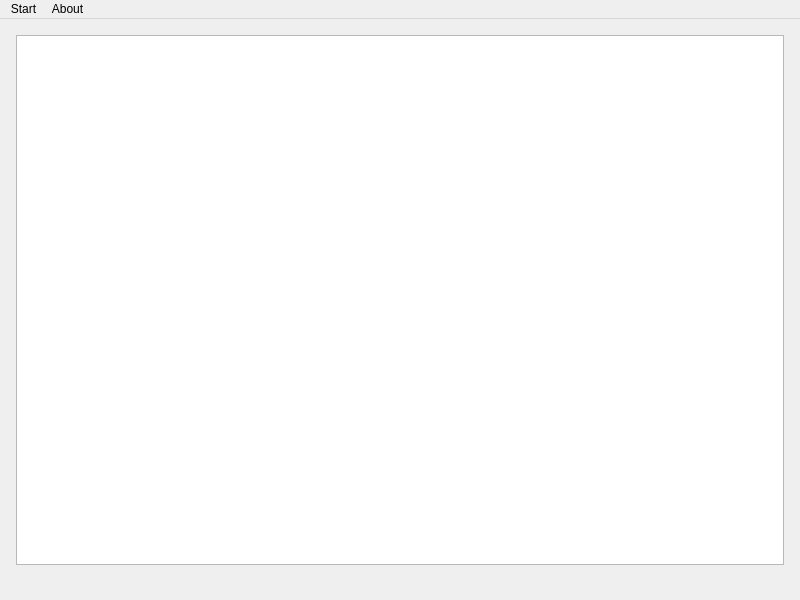
<?xml version="1.0" encoding="UTF-8"?>
<ui version="4.0">
 <class>MainWindow</class>
 <widget class="QMainWindow" name="MainWindow">
  <property name="geometry">
   <rect>
    <x>0</x>
    <y>0</y>
    <width>800</width>
    <height>600</height>
   </rect>
  </property>
   <property name="windowTitle">
    <string>App Launcher</string>
   </property>
  <widget class="QWidget" name="centralwidget">
   <layout class="QVBoxLayout" name="verticalLayout">
    <property name="leftMargin">
     <number>16</number>
    </property>
    <property name="topMargin">
     <number>16</number>
    </property>
    <property name="rightMargin">
     <number>16</number>
    </property>
    <property name="bottomMargin">
     <number>16</number>
    </property>
    <item>
     <widget class="QListWidget" name="iconListWidget">
      <property name="iconSize">
       <size>
        <width>64</width>
        <height>64</height>
       </size>
      </property>
      <property name="movement">
       <enum>QListView::Movement::Static</enum>
      </property>
      <property name="resizeMode">
       <enum>QListView::ResizeMode::Adjust</enum>
      </property>
      <property name="gridSize">
       <size>
        <width>100</width>
        <height>100</height>
       </size>
      </property>
      <property name="viewMode">
       <enum>QListView::ViewMode::IconMode</enum>
      </property>
     </widget>
    </item>
   </layout>
  </widget>
  <widget class="QMenuBar" name="menubar">
   <property name="geometry">
    <rect>
     <x>0</x>
     <y>0</y>
     <width>800</width>
     <height>21</height>
    </rect>
   </property>
   <widget class="QMenu" name="menu">
    <property name="title">
     <string>Start</string>
    </property>
    <widget class="QMenu" name="menu_3">
     <property name="title">
      <string>New</string>
     </property>
     <addaction name="actionApp"/>
     <addaction name="actionFunc"/>
    </widget>
    <addaction name="menu_3"/>
    <addaction name="actionOpen_config"/>
    <addaction name="separator"/>
    <addaction name="actionExit"/>
   </widget>
   <widget class="QMenu" name="menu_2">
    <property name="title">
     <string>About</string>
    </property>
    <addaction name="actionQuickStart"/>
    <addaction name="actionQt"/>
   </widget>
   <addaction name="menu"/>
   <addaction name="menu_2"/>
  </widget>
  <widget class="QStatusBar" name="statusbar">
   <property name="sizeGripEnabled">
    <bool>false</bool>
   </property>
  </widget>
  <action name="actionOpen_config">
   <property name="text">
    <string>Open config</string>
   </property>
   <property name="shortcut">
    <string>Ctrl+S, Ctrl+E</string>
   </property>
   <property name="menuRole">
    <enum>QAction::MenuRole::TextHeuristicRole</enum>
   </property>
  </action>
  <action name="actionExit">
   <property name="text">
    <string>Exit</string>
   </property>
   <property name="menuRole">
    <enum>QAction::MenuRole::QuitRole</enum>
   </property>
  </action>
  <action name="actionQuickStart">
   <property name="text">
    <string>QuickStart</string>
   </property>
   <property name="menuRole">
    <enum>QAction::MenuRole::AboutRole</enum>
   </property>
  </action>
  <action name="actionQt">
   <property name="text">
    <string>Qt</string>
   </property>
   <property name="menuRole">
    <enum>QAction::MenuRole::AboutQtRole</enum>
   </property>
  </action>
   <action name="actionApp">
    <property name="text">
     <string>App Collection</string>
    </property>
   </action>
   <action name="actionFunc">
    <property name="text">
     <string>Functions</string>
    </property>
   </action>
 </widget>
 <resources/>
 <connections/>
</ui>
